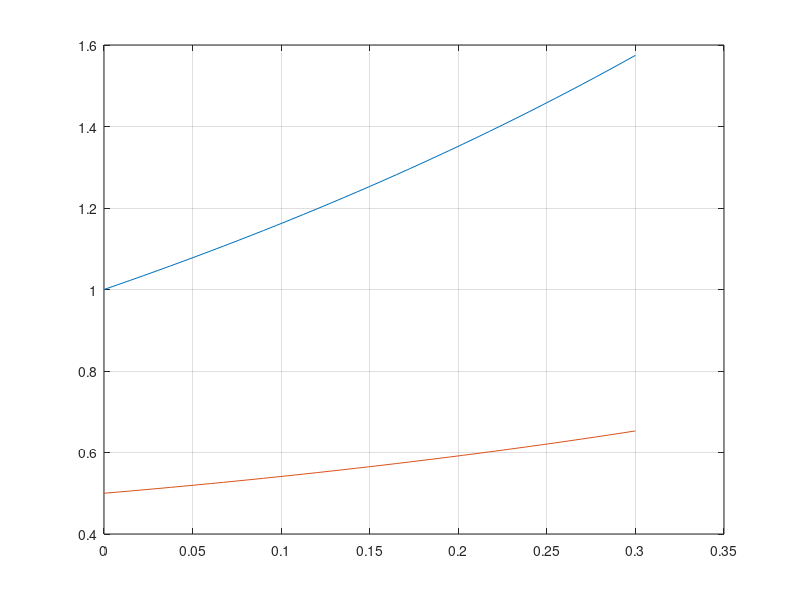

This figure's MATLAB source:
f1=@(t,a) [exp(-(t^2+a(2)^2))+2*t; 2*a(1)^2+a(2);];  
[t,xa] = ode45(f1, [0 0.3], [0.5 1]);
plot(t,xa(:,2))
hold on

f2=@(t,a) [2*a(2)^2+a(1); exp(-(t^2+a(1)^2))+2*t;];
[t,xa] = ode45(f2, [0 0.3], [1 0.5]);
plot(t,xa(:,2))
grid on